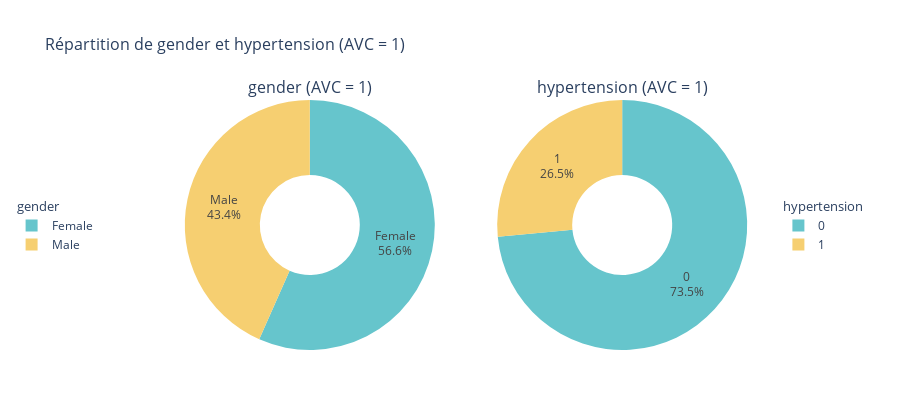
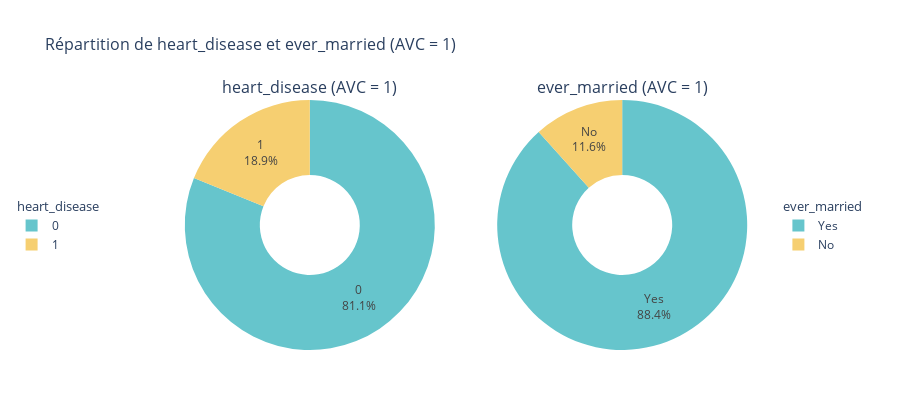
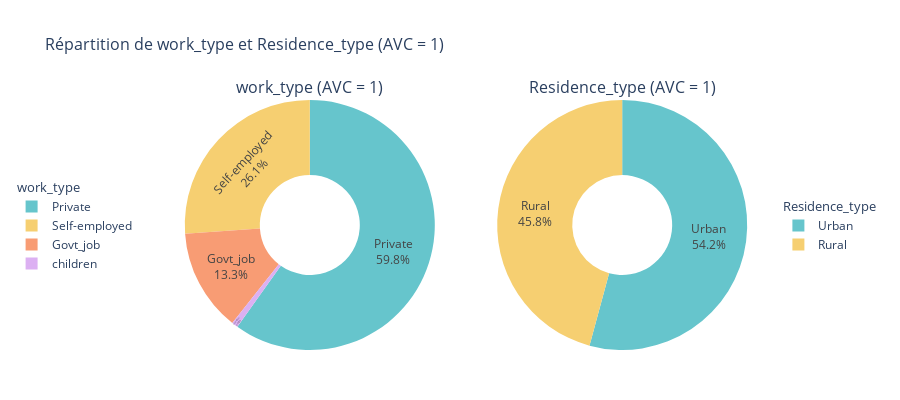

Source (notebook cell) for these figures, in order:
### Markdown cell above
### 4.1 Visualisation Univariée des Variables selon Stroke et Non-Stroke

### Code cell
all_cols = ['gender', 'age', 'hypertension', 'heart_disease', 'ever_married', 
            'work_type', 'Residence_type', 'avg_glucose_level', 'bmi', 'smoking_status', 'stroke']
categorical_cols = ['gender', 'hypertension', 'heart_disease', 'ever_married', 
                    'work_type', 'Residence_type', 'smoking_status']
numerical_cols = ['age', 'avg_glucose_level', 'bmi']

# Filter the data for individuals with stroke == 1
data_stroke = data[data['stroke'] == 1]

# Étape 1 : Visualisation des variables catégoriques avec des Donut Charts (séparés par paires)
# Regrouper les colonnes catégoriques par paires
pairs = [categorical_cols[i:i+2] for i in range(0, len(categorical_cols), 2)]

# Créer un graphique séparé pour chaque paire
for pair in pairs:
    # Créer une grille de sous-graphiques pour la paire (1 ligne, 2 colonnes)
    fig = make_subplots(
        rows=1,
        cols=len(pair),
        subplot_titles=[f"{col} (AVC = 1)" for col in pair],
        specs=[[{'type': 'pie'} for _ in range(len(pair))]],
        horizontal_spacing=0.1
    )

    # Ajouter un Donut Chart pour chaque variable dans la paire
    for idx, col in enumerate(pair):
        # Calculer les fréquences et pourcentages pour les individus avec stroke == 1
        value_counts = data_stroke[col].value_counts()
        total = value_counts.sum()
        percentages = (value_counts / total * 100).round(2)

        # Définir la position de la légende en fonction de l'index
        legend_x = -0.3 if idx == 0 else 1.05  # À gauche pour le premier, à droite pour le second
        legend_y = 0.5
        legendgroup = f'group_{col}'  # Groupe de légende unique pour chaque donut chart

        # Ajouter le Donut Chart
        fig.add_trace(
            go.Pie(
                labels=value_counts.index,
                values=value_counts.values,
                hole=0.4,
                textinfo='label+percent',
                textposition='inside',
                marker=dict(colors=px.colors.qualitative.Pastel),
                hoverinfo='label+percent+value',
                showlegend=True,
                name=col,  # Nom pour la légende
                legendgroup=legendgroup,  # Associer à un groupe de légende
                legendgrouptitle_text=col  # Titre du groupe de légende
            ),
            row=1,
            col=idx + 1
        )

    # Ajuster la mise en page
    fig.update_layout(
        title=f"Répartition de {pair[0]} et {pair[1] if len(pair) > 1 else ''} (AVC = 1)",
        title_font_size=16,
        height=400,
        width=900,  # Augmenter la largeur pour laisser de l'espace pour les légendes
        margin=dict(t=100, b=50, l=150, r=150),  # Ajuster les marges pour les légendes
        showlegend=True,
        legend=dict(
            x=-0.3,
            y=0.5,
            orientation='v',
            font=dict(size=12),
            tracegroupgap=10
        ),
        legend2=dict(
            x=1.05,
            y=0.5,
            orientation='v',
            font=dict(size=12),
            tracegroupgap=10
        )
    )
    # Associer les légendes aux groupes correspondants
    for trace in fig.data:
        if trace.name == pair[0]:
            trace.legend = 'legend'  # Première légende (à gauche)
        else:
            trace.legend = 'legend2'  # Deuxième légende (à droite)

    fig.show()

# Étape 2 : Visualisation des variables numériques avec des histogrammes et KDE (pour stroke == 1 uniquement)
for col in numerical_cols:
    # Créer un histogramme avec une courbe KDE, uniquement pour stroke == 1
    fig = px.histogram(
        data_stroke,
        x=col,
        marginal='rug',  # Ajoute des marques sur l'axe pour chaque point
        histnorm='probability density',  # Normalise pour comparer les densités
        opacity=0.7,
        color_discrete_sequence=['#ff7f0e'],  # Orange pour stroke == 1
        labels={col: col.replace('_', ' ').title()},
        title=f"Distribution de {col} (AVC = 1)"
    )
    # Ajouter une courbe KDE
    fig.update_traces(
        histfunc='count',
        hovertemplate='<b>%{x}</b><br>Probabilité: %{y:.2f}<br>',
        selector=dict(type='histogram')
    )
    fig.update_layout(
        height=500,
        title_font_size=16,
        xaxis_title=col.replace('_', ' ').title(),
        yaxis_title="Densité",
        bargap=0.1,
        showlegend=False,  # Pas besoin de légende puisque c'est uniquement stroke == 1
        margin=dict(t=50, b=50)
    )
    fig.show()

### Figure 1 — Plotly figure (JSON) as saved in the notebook; plotly's stock layout.template omitted (floating-point values rounded to 4 significant figures)
{"data": [{"domain": {"x": [0, 0.45], "y": [0, 1]}, "hole": 0.4, "hoverinfo": "label+percent+value", "labels": ["Female", "Male"], "legend": "legend", "legendgroup": "group_gender", "legendgrouptitle": {"text": "gender"}, "marker": {"colors": ["rgb(102, 197, 204)", "rgb(246, 207, 113)", "rgb(248, 156, 116)", "rgb(220, 176, 242)", "rgb(135, 197, 95)", "rgb(158, 185, 243)", "rgb(254, 136, 177)", "rgb(201, 219, 116)", "rgb(139, 224, 164)", "rgb(180, 151, 231)", "rgb(179, 179, 179)"]}, "name": "gender", "showlegend": true, "textinfo": "label+percent", "textposition": "inside", "type": "pie", "values": [141, 108]}, {"domain": {"x": [0.55, 1], "y": [0, 1]}, "hole": 0.4, "hoverinfo": "label+percent+value", "labels": [0, 1], "legend": "legend2", "legendgroup": "group_hypertension", "legendgrouptitle": {"text": "hypertension"}, "marker": {"colors": ["rgb(102, 197, 204)", "rgb(246, 207, 113)", "rgb(248, 156, 116)", "rgb(220, 176, 242)", "rgb(135, 197, 95)", "rgb(158, 185, 243)", "rgb(254, 136, 177)", "rgb(201, 219, 116)", "rgb(139, 224, 164)", "rgb(180, 151, 231)", "rgb(179, 179, 179)"]}, "name": "hypertension", "showlegend": true, "textinfo": "label+percent", "textposition": "inside", "type": "pie", "values": [183, 66]}], "layout": {"annotations": [{"font": {"size": 16}, "showarrow": false, "text": "gender (AVC = 1)", "x": 0.225, "xanchor": "center", "xref": "paper", "y": 1, "yanchor": "bottom", "yref": "paper"}, {"font": {"size": 16}, "showarrow": false, "text": "hypertension (AVC = 1)", "x": 0.775, "xanchor": "center", "xref": "paper", "y": 1, "yanchor": "bottom", "yref": "paper"}], "height": 400, "legend": {"font": {"size": 12}, "orientation": "v", "tracegroupgap": 10, "x": -0.3, "y": 0.5}, "legend2": {"font": {"size": 12}, "orientation": "v", "tracegroupgap": 10, "x": 1.05, "y": 0.5}, "margin": {"b": 50, "l": 150, "r": 150, "t": 100}, "showlegend": true, "title": {"font": {"size": 16}, "text": "Répartition de gender et hypertension (AVC = 1)"}, "width": 900}}

### Figure 2 — Plotly figure (JSON) as saved in the notebook; plotly's stock layout.template omitted (floating-point values rounded to 4 significant figures)
{"data": [{"domain": {"x": [0, 0.45], "y": [0, 1]}, "hole": 0.4, "hoverinfo": "label+percent+value", "labels": [0, 1], "legend": "legend", "legendgroup": "group_heart_disease", "legendgrouptitle": {"text": "heart_disease"}, "marker": {"colors": ["rgb(102, 197, 204)", "rgb(246, 207, 113)", "rgb(248, 156, 116)", "rgb(220, 176, 242)", "rgb(135, 197, 95)", "rgb(158, 185, 243)", "rgb(254, 136, 177)", "rgb(201, 219, 116)", "rgb(139, 224, 164)", "rgb(180, 151, 231)", "rgb(179, 179, 179)"]}, "name": "heart_disease", "showlegend": true, "textinfo": "label+percent", "textposition": "inside", "type": "pie", "values": [202, 47]}, {"domain": {"x": [0.55, 1], "y": [0, 1]}, "hole": 0.4, "hoverinfo": "label+percent+value", "labels": ["Yes", "No"], "legend": "legend2", "legendgroup": "group_ever_married", "legendgrouptitle": {"text": "ever_married"}, "marker": {"colors": ["rgb(102, 197, 204)", "rgb(246, 207, 113)", "rgb(248, 156, 116)", "rgb(220, 176, 242)", "rgb(135, 197, 95)", "rgb(158, 185, 243)", "rgb(254, 136, 177)", "rgb(201, 219, 116)", "rgb(139, 224, 164)", "rgb(180, 151, 231)", "rgb(179, 179, 179)"]}, "name": "ever_married", "showlegend": true, "textinfo": "label+percent", "textposition": "inside", "type": "pie", "values": [220, 29]}], "layout": {"annotations": [{"font": {"size": 16}, "showarrow": false, "text": "heart_disease (AVC = 1)", "x": 0.225, "xanchor": "center", "xref": "paper", "y": 1, "yanchor": "bottom", "yref": "paper"}, {"font": {"size": 16}, "showarrow": false, "text": "ever_married (AVC = 1)", "x": 0.775, "xanchor": "center", "xref": "paper", "y": 1, "yanchor": "bottom", "yref": "paper"}], "height": 400, "legend": {"font": {"size": 12}, "orientation": "v", "tracegroupgap": 10, "x": -0.3, "y": 0.5}, "legend2": {"font": {"size": 12}, "orientation": "v", "tracegroupgap": 10, "x": 1.05, "y": 0.5}, "margin": {"b": 50, "l": 150, "r": 150, "t": 100}, "showlegend": true, "title": {"font": {"size": 16}, "text": "Répartition de heart_disease et ever_married (AVC = 1)"}, "width": 900}}

### Figure 3 — Plotly figure (JSON) as saved in the notebook; plotly's stock layout.template omitted (floating-point values rounded to 4 significant figures)
{"data": [{"domain": {"x": [0, 0.45], "y": [0, 1]}, "hole": 0.4, "hoverinfo": "label+percent+value", "labels": ["Private", "Self-employed", "Govt_job", "children"], "legend": "legend", "legendgroup": "group_work_type", "legendgrouptitle": {"text": "work_type"}, "marker": {"colors": ["rgb(102, 197, 204)", "rgb(246, 207, 113)", "rgb(248, 156, 116)", "rgb(220, 176, 242)", "rgb(135, 197, 95)", "rgb(158, 185, 243)", "rgb(254, 136, 177)", "rgb(201, 219, 116)", "rgb(139, 224, 164)", "rgb(180, 151, 231)", "rgb(179, 179, 179)"]}, "name": "work_type", "showlegend": true, "textinfo": "label+percent", "textposition": "inside", "type": "pie", "values": [149, 65, 33, 2]}, {"domain": {"x": [0.55, 1], "y": [0, 1]}, "hole": 0.4, "hoverinfo": "label+percent+value", "labels": ["Urban", "Rural"], "legend": "legend2", "legendgroup": "group_Residence_type", "legendgrouptitle": {"text": "Residence_type"}, "marker": {"colors": ["rgb(102, 197, 204)", "rgb(246, 207, 113)", "rgb(248, 156, 116)", "rgb(220, 176, 242)", "rgb(135, 197, 95)", "rgb(158, 185, 243)", "rgb(254, 136, 177)", "rgb(201, 219, 116)", "rgb(139, 224, 164)", "rgb(180, 151, 231)", "rgb(179, 179, 179)"]}, "name": "Residence_type", "showlegend": true, "textinfo": "label+percent", "textposition": "inside", "type": "pie", "values": [135, 114]}], "layout": {"annotations": [{"font": {"size": 16}, "showarrow": false, "text": "work_type (AVC = 1)", "x": 0.225, "xanchor": "center", "xref": "paper", "y": 1, "yanchor": "bottom", "yref": "paper"}, {"font": {"size": 16}, "showarrow": false, "text": "Residence_type (AVC = 1)", "x": 0.775, "xanchor": "center", "xref": "paper", "y": 1, "yanchor": "bottom", "yref": "paper"}], "height": 400, "legend": {"font": {"size": 12}, "orientation": "v", "tracegroupgap": 10, "x": -0.3, "y": 0.5}, "legend2": {"font": {"size": 12}, "orientation": "v", "tracegroupgap": 10, "x": 1.05, "y": 0.5}, "margin": {"b": 50, "l": 150, "r": 150, "t": 100}, "showlegend": true, "title": {"font": {"size": 16}, "text": "Répartition de work_type et Residence_type (AVC = 1)"}, "width": 900}}
